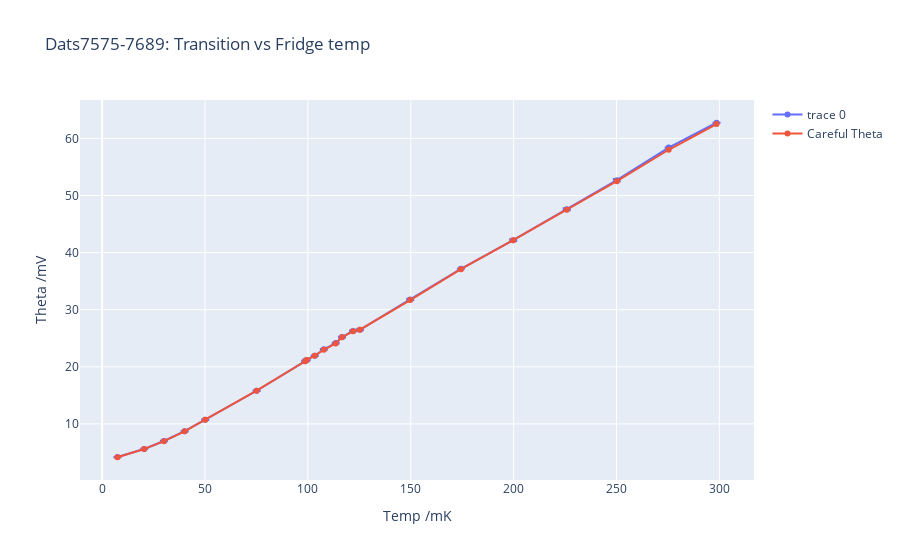

Here is the notebook cell this chart was saved with:
### Code cell
fig = go.Figure()
ds = dats
ddict = {d.Logs.temps.mc: d for d in ds}
ds = [ddict[k] for k in sorted(ddict)]
temps = [dat.Logs.temps.mc*1000 for dat in ds]

thetas, thetastderr = list(), list()
better_thetas = list()
for dat, info in zip(ds, infos):
    if (f := dat.Other.trans_fit) is not None:
        thetas.append(f.best_values.theta)
        thetastderr.append(sem(np.array([f.best_values.theta for f in dat.Transition.all_fits],dtype=np.float32)))
    else:
        thetas.append(0)
        thetastderr.append(0)

    better_thetas.append(info.avg_fit.best_values.theta)
        
thetas = [t if t is not None else -1 for t in thetas]


fig.add_trace(go.Scatter(mode='markers+lines+text', x=temps, y=thetas, error_y=dict(array=thetastderr)))
fig.add_trace(go.Scatter(mode='markers+lines+text', x=temps, y=better_thetas, name='Careful Theta'))
    
fig.update_layout(xaxis_title='Temp /mK', yaxis_title='Theta /mV', title=f'Dats{dats[0].datnum}-{dats[-1].datnum}: Transition vs Fridge temp')
fig

### Figure 1 — Plotly figure (JSON) as saved in the notebook; plotly's stock layout.template omitted (floating-point values rounded to 4 significant figures)
{"data": [{"error_y": {"array": [0.01989, 0.02346, 0.03244, 0.04149, 0.04951, 0.0616, 0.05798, 0.07706, 0.05936, 0.06261, 0.0635, 0.06685, 0.06723, 0.09482, 0.1115, null, 0.1482, 0.1789, 0.2015, null, null]}, "mode": "markers+lines+text", "type": "scatter", "x": [7.451, 20.44, 30.04, 40.1, 50.1, 75.09, 98.71, 99.41, 103.3, 107.8, 113.5, 116.6, 122.0, 125.3, 149.7, 174.4, 199.8, 225.8, 250.2, 275.4, 298.6], "y": [4.19, 5.617, 7.008, 8.727, 10.74, 15.81, 21.01, 21.2, 21.94, 23.05, 24.16, 25.21, 26.28, 26.48, 31.8, 37.15, 42.18, 47.58, 52.68, 58.39, 62.74]}, {"mode": "markers+lines+text", "name": "Careful Theta", "type": "scatter", "x": [7.451, 20.44, 30.04, 40.1, 50.1, 75.09, 98.71, 99.41, 103.3, 107.8, 113.5, 116.6, 122.0, 125.3, 149.7, 174.4, 199.8, 225.8, 250.2, 275.4, 298.6], "y": [4.161, 5.595, 6.977, 8.694, 10.74, 15.81, 20.96, 21.2, 21.94, 22.98, 24.09, 25.17, 26.25, 26.5, 31.69, 37.11, 42.18, 47.52, 52.5, 58.01, 62.52]}], "layout": {"autosize": true, "title": {"text": "Dats7575-7689: Transition vs Fridge temp"}, "xaxis": {"autorange": true, "range": [-9.541, 315.6], "showspikes": false, "title": {"text": "Temp /mK"}, "type": "linear"}, "yaxis": {"autorange": true, "range": [-0.1293, 67.03], "showspikes": false, "title": {"text": "Theta /mV"}, "type": "linear"}}}
